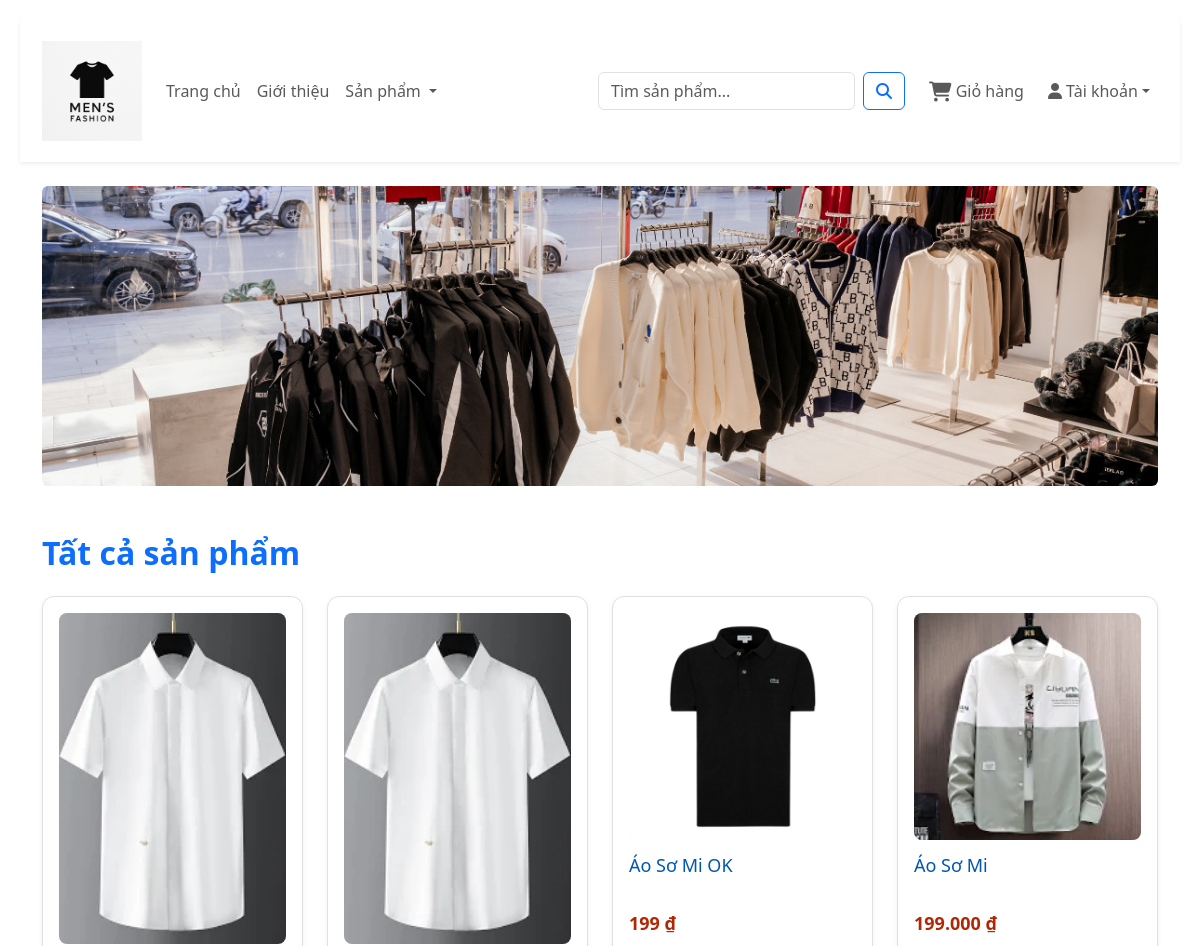
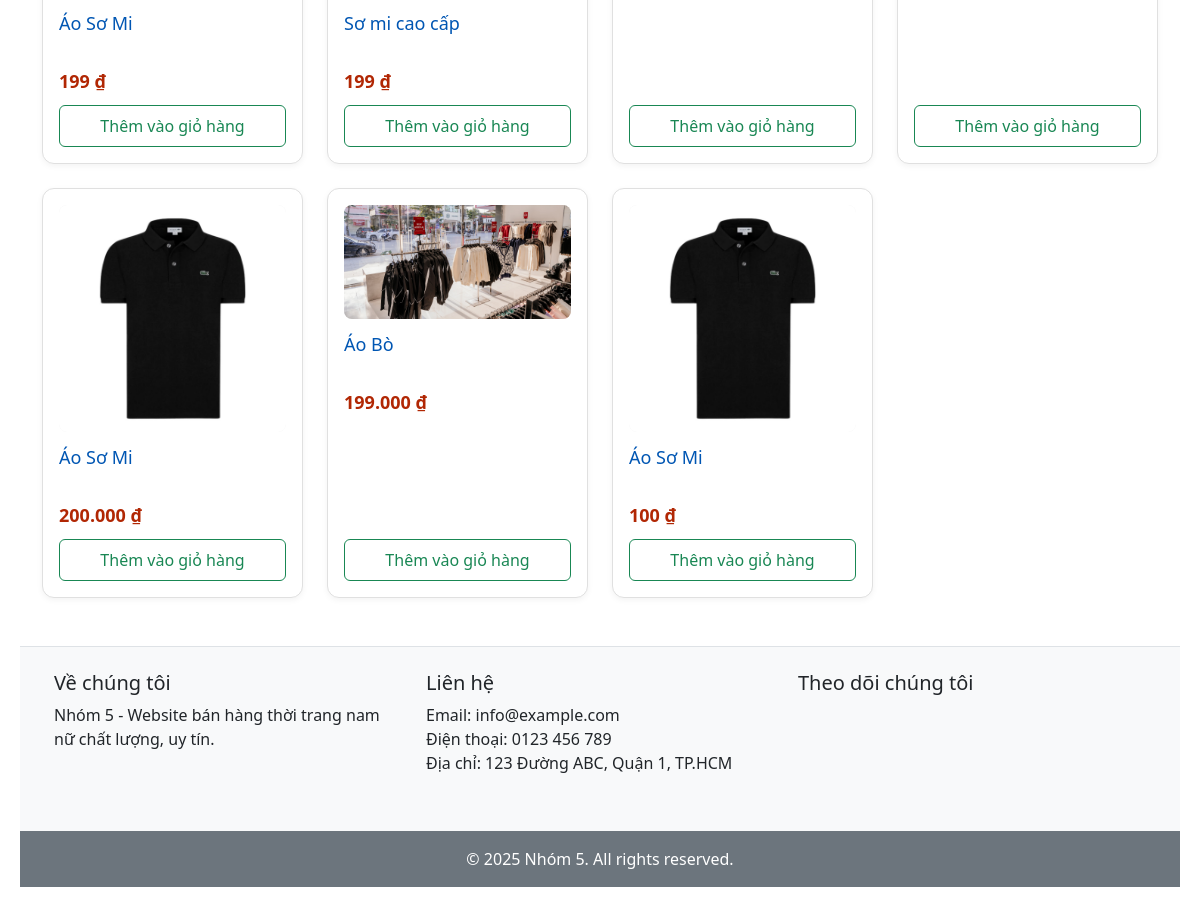
The page /?ctl=all-products on the database its author committed (2 pictures, top to bottom).
### tables this page shows
CREATE TABLE `product` (
  `id` int NOT NULL,
  `name` varchar(255) NOT NULL,
  `image` varchar(255) DEFAULT NULL,
  `price` decimal(10,2) NOT NULL,
  `quantity` int NOT NULL DEFAULT '1',
  `description` varchar(255) DEFAULT NULL,
  `content` text,
  `status` tinyint NOT NULL DEFAULT '1' COMMENT 'status : trang thai kinh doanh . 1 : dang kinh doanh , 0 : ngưng kinh doanh',
  `category_id` int NOT NULL
);

### commom/function.php (called while the page is built, shortened)
<?php
function view($path_view, $data=[]){
    extract($data);
$path_view = str_replace(".","/",$path_view);
include_once ROOT_DIR ."/views/$path_view.php";
}

### controllers/HomeController.php (called while the page is built, shortened)
<?php
class HomeController
{
  public function allProducts() {
    $product = new Product();
    $products = $product->getAll();
    return view("clients.product.all-products", compact('products', 'categories', 'title'));
}
}

### index.php (called while the page is built, shortened)
<?php
require_once __DIR__ . "/commom/function.php";
require_once __DIR__ . "/models/BaseModel.php";
require_once __DIR__ . "/models/Product.php";
require_once __DIR__ . "/controllers/HomeController.php";
$ctl = $_GET['ctl'] ?? '';
match($ctl) {
    '' => (new HomeController)->index(),
    'all-products' => (new HomeController)->allProducts(),
    'category' => (new ProductController)->list(),
    'detail' => (new ProductController)->show(),
    'register' => (new AuthController)->register(),
    'login' => (new AuthController)->login(),
    'logout' => (new AuthController)->logout(),
    'add-cart' => (new CartController)->addToCart(),
    'view-cart' => (new CartController)->viewCart(),
    'update-cart' => (new CartController)->updateCart(),
    'delete-cart' => (new CartController)->deleteCart(),
    'view-checkout' => (new CartController)->viewCheckout(),
    'checkout' => (new CartController)->checkOut(),
    'success' => (new CartController)->success(),
    'my-orders' => (new OrderController)->myOrders(),
    'order-detail' => (new OrderController)->orderDetail(),
    'confirm-order' => (new OrderController)->confirmOrder(),
    'confirm-delete-order' => (new OrderController)->confirmDeleteOrder(),
    default => (new HomeController)->index(),
};

### models/BaseModel.php (called while the page is built, shortened)
<?php
class BaseModel {
    public function __construct()
{
    try{
        $this->conn = new PDO("mysql:host=" . HOST . ";dbname=". DBNAME .";charset=utf8;port=" .
         PORT , USERNAME, PASSWORD );
    }catch(PDOException $e){
        echo "Lỗi kết nối cơ sở dữ liệu :" . $e->getMessage();
    }
}
}

### models/Product.php (called while the page is built, shortened)
<?php
class Product extends BaseModel
{
    public function getAll()
    {
        $sql = "SELECT p.*, c.cate_name as category_name
            FROM product p
            JOIN categories c ON p.category_id = c.id
            ORDER BY p.id DESC";
        $stmt = $this->conn->prepare($sql);
        $stmt->execute();
        return $stmt->fetchAll(PDO::FETCH_ASSOC);
    }
}

### views/clients/product/all-products.php (the view)
<?php include_once ROOT_DIR . "views/clients/header.php"; ?>
<div class="container mt-4">
  <div class="banner position-relative rounded overflow-hidden" style="height: 300px;">
    <img src="<?= ROOT_URL ?>images/banner 1.webp" alt="Banner" class="w-100 h-100 object-fit-cover" style="object-fit: cover;">
  </div>
</div>
<div class="container mt-5">
  <h2 class="mb-4 text-primary fw-bold">Tất cả sản phẩm</h2>
  <?php if (!empty($products)): ?>
    <div class="row g-4">
      <?php foreach ($products as $product): ?>
        <div class="col-md-3">
          <div class="product-box">
            <img src="<?= ROOT_URL . $product['image'] ?>" alt="<?= $product['name'] ?>" class="product-img">
            <a href="<?= ROOT_URL . '?ctl=detail&id=' . $product['id'] ?>" class="product-name"><?= $product['name'] ?></a>
            <span class="product-price"><?= number_format($product['price'], 0, ',', '.') ?> ₫</span>
            <div class="product-buttons">
              <?php if ($product['quantity'] > 0): ?>
                <a href="<?= ROOT_URL . '?ctl=add-cart&id=' . $product['id'] ?>" class="btn btn-outline-success">Thêm vào giỏ hàng</a>
              <?php else: ?>
                <button class="btn btn-secondary" disabled>Hết hàng</button>
              <?php endif; ?>
            </div>
          </div>
        </div>
      <?php endforeach; ?>
    </div>
  <?php else: ?>
    <div class="alert alert-warning text-center mt-4">Không có sản phẩm nào.</div>
  <?php endif; ?>
</div>
<?php include_once ROOT_DIR . "views/clients/footer.php"; ?>

### css/style.css (style rules this page uses)
.container { max-width: 1200px; margin: auto; }
.product-box { border: 1px solid #e0e0e0; border-radius: 12px; padding: 16px; background-color: #fff; transition: 0.3s; height: 100%; display: flex; flex-direction: column; justify-content: space-between; box-shadow: 0 2px 6px rgba(0, 0, 0, 0.05); }
.product-img { width: 100%; height: auto; object-fit: contain; background-color: #f3f3f3; border-radius: 8px; margin-bottom: 12px; }
.product-name { font-size: 18px; color: #0056b3; margin-bottom: 10px; text-decoration: none; display: block; min-height: 48px; }
.product-price { color: #b12704; font-size: 18px; font-weight: bold; margin-bottom: 10px; display: block; }
.product-buttons { margin-top: auto; }
.product-buttons .btn { width: 100%; border-radius: 6px; font-weight: 500; font-size: 16px; padding: 8px; }
body { font-family: Arial, sans-serif; line-height: 1.6; margin: 0; padding: 20px; background: #fff; }
body { font-family: 'Segoe UI', sans-serif; background: #f8f8f8; margin: 0; padding: 20px; }
body { font-family: 'Segoe UI', sans-serif; margin: 0; padding: 20px; background-color: #f7f7f7; }

### rows shown on the page
product: image (picture), name "Áo Sơ Mi", price "199"
product: image (picture), name "Sơ mi cao cấp", price "199"
product: image (picture), name "Áo Sơ Mi OK", price "199"
product: image (picture), name "Áo Sơ Mi", price "199.000"
product: image (picture), name "Áo Sơ Mi", price "200.000"
product: image (picture), name "Áo Bò", price "199.000"
product: image (picture), name "Áo Sơ Mi", price "100"

### other values the page prints
$_SESSION['user']['fullname'] "Tài khoản"
